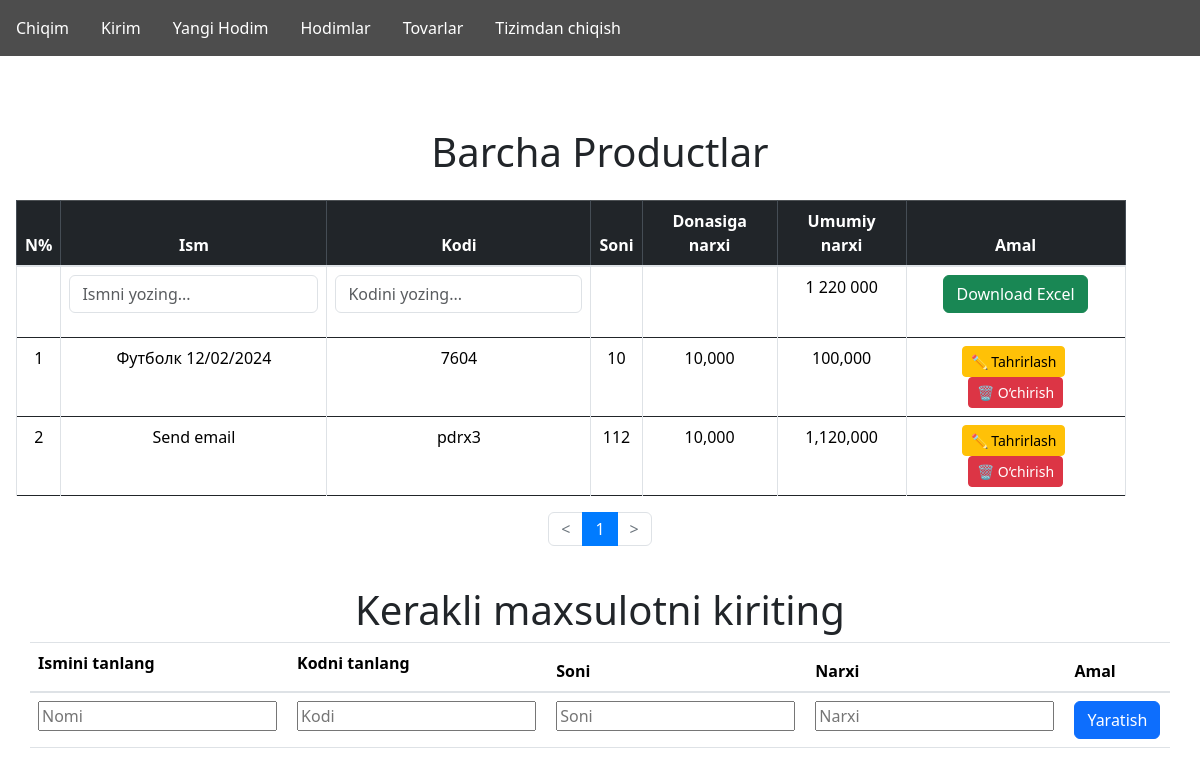
Page /products/ (signed in) on the earlier database version.
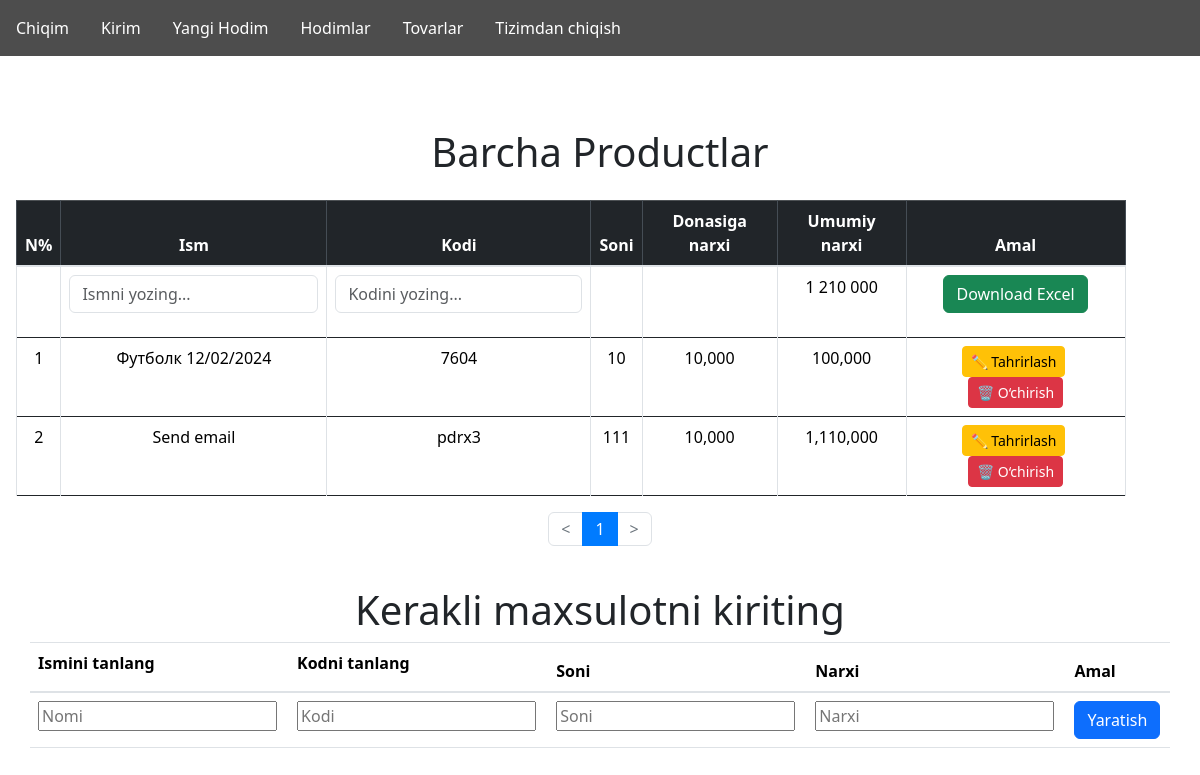
Same page on the later database version.
### products/models.py (models this page shows, shortened)
class Product(models.Model):
    name = models.CharField(max_length=255, unique=True)
    code = models.CharField(max_length=255, unique=True)
    amount = models.IntegerField()
    price = models.IntegerField(default=1000)
    @property
    def total_price(self):
        return self.amount * self.price

### products/views.py (the view, shortened to what this page needs)
# urls.py: path('', include("products.urls")),
@login_required
def products(request):
    if request.user.is_superuser:
        product_list = Product.objects.all().order_by('-id')  # full list
        paginator = Paginator(product_list, 10)  # paginate it
        page_number = request.GET.get('page')
        page_obj = paginator.get_page(page_number)
        total_price = 0
        for i in page_obj:
            total_price += i.total_price
        total_price = "{:,}".format(total_price).replace(",", " ")
        products_data = list(product_list.values('id', 'code', 'name'))
        return render(request, 'products/products.html', {
            'products': product_list,
            'page_obj': page_obj,
            'data': products_data,
            'products_json': json.dumps(products_data),
            'total_price': total_price
        })
    return redirect('products:home')

### products/templates/products/products.html (shortened to what the changed rows need)
{% extends 'products/base.html' %}
{% load humanize %}
{% block body %}
{% if request.user.is_superuser or request.user.is_master %}
<br><br>
<h1 class="text-center my-4">Barcha Productlar</h1>
<div class="table-responsive px-3">
    <table class="table table-bordered table-hover align-middle text-center" id="tableID">
        <thead class="table-dark">
            <tr>
                <th scope="col">N%</th>
                <th scope="col">Ism</th>
                <th scope="col">Kodi</th>
                <th scope="col">Soni</th>
                <th scope="col">Donasiga narxi</th>
                <th scope="col">Umumiy narxi</th>
                <th scope="col">Amal</th>
            </tr>
        </thead>
        <tbody>
            <tr>
                <td></td>
                <td data-label="Ism">
                    <input type="text" id="searchName" placeholder="Ismni yozing..." class="form-control mb-3">
                </td>
                <td data-label="Kodi">
                    <input type="text" id="searchCode" placeholder="Kodini yozing..." class="form-control mb-3">
                </td>
                <td></td>
                <td></td>
                <td>{{ total_price }}</td>
                <td>
                    <a class="btn btn-success" href="{% url 'products:export_excel' %}">Download Excel</a>
                </td>
            </tr>
            {% for product in page_obj %}
            <tr>
                <td data-label="N%">{{ forloop.counter }}</td>
                <td data-label="Ism">{{ product.name }}</td>
                <td data-label="Kodi">{{ product.code }}</td>
                <td data-label="Soni">{{ product.amount }}</td>
                <td data-label="Umumiy narxi">{{ product.price|intcomma }}</td>
                <td data-label="Donasiga narxi">{{ product.total_price|intcomma }}</td>
                <td data-label="Amal">
                    <a class="btn btn-sm btn-warning me-1" href="{% url 'products:edit' product.id %}">
                        ✏️ Tahrirlash
                    </a>
                    <a href="{% url 'products:delete' product.id %}" class="btn btn-sm btn-danger" onclick="return confirm('Ishonchingiz komilmi?');">
                        🗑️ O‘chirish
                    </a>
                </td>
            </tr>
            {% endfor %}
        </tbody>
    </table>
    <nav aria-label="Page navigation">
        <ul class="pagination justify-content-center">
            {% if page_obj.has_previous %}
                <li class="page-item">
                    <a class="page-link" href="?page={{ page_obj.previous_page_number }}">&lt;</a>
                </li>
            {% else %}
                <li class="page-item disabled"><span class="page-link">&lt;</span></li>
            {% endif %}
            {% for num in page_obj.paginator.page_range %}
                {% if num == 1 or num == page_obj.paginator.num_pages or num >= page_obj.number|add:'-2' and num <= page_obj.number|add:'2' %}
                    {% if num == page_obj.number %}
                        <li class="page-item active"><span class="page-link">{{ num }}</span></li>
                    {% else %}
                        <li class="page-item"><a class="page-link" href="?page={{ num }}">{{ num }}</a></li>
                    {% endif %}
                {% elif num == 2 and page_obj.number > 5 %}
                    <li class="page-item disabled"><span class="page-link">...</span></li>
                {% elif num == page_obj.paginator.num_pages|add:'-1' and page_obj.number < page_obj.paginator.num_pages|add:'-4' %}
                    <li class="page-item disabled"><span class="page-link">...</span></li>
                {% endif %}
            {% endfor %}
            {% if page_obj.has_next %}
                <li class="page-item">
                    <a class="page-link" href="?page={{ page_obj.next_page_number }}">&gt;</a>
                </li>
            {% else %}
                <li class="page-item disabled"><span class="page-link">&gt;</span></li>
            {% endif %}
        </ul>
    </nav>
</div>
{% endif %}
    <br>
    <h1>
        Kerakli maxsulotni kiriting
    </h1>
    <div class="table-nav">
        <table class="table">
            <thead>
            <tr>
                <th scope="col"><label for="nameSelect">Ismini tanlang</label></th>
                <th scope="col"><label for="codeSelect">Kodni tanlang</label></th>
                <th scope="col">Soni</th>
                <th scope="col">Narxi</th>
                <th scope="col">Amal</th>
            </tr>
            </thead>
        </table>
    </div>
{% endblock %}

Differences in the rows shown:
changed Product "Send email": amount "112" → "111"; total_price "1,120,000" → "1,110,000"
Other differences:
{{ total_price }}: "1 220 000" → "1 210 000"
